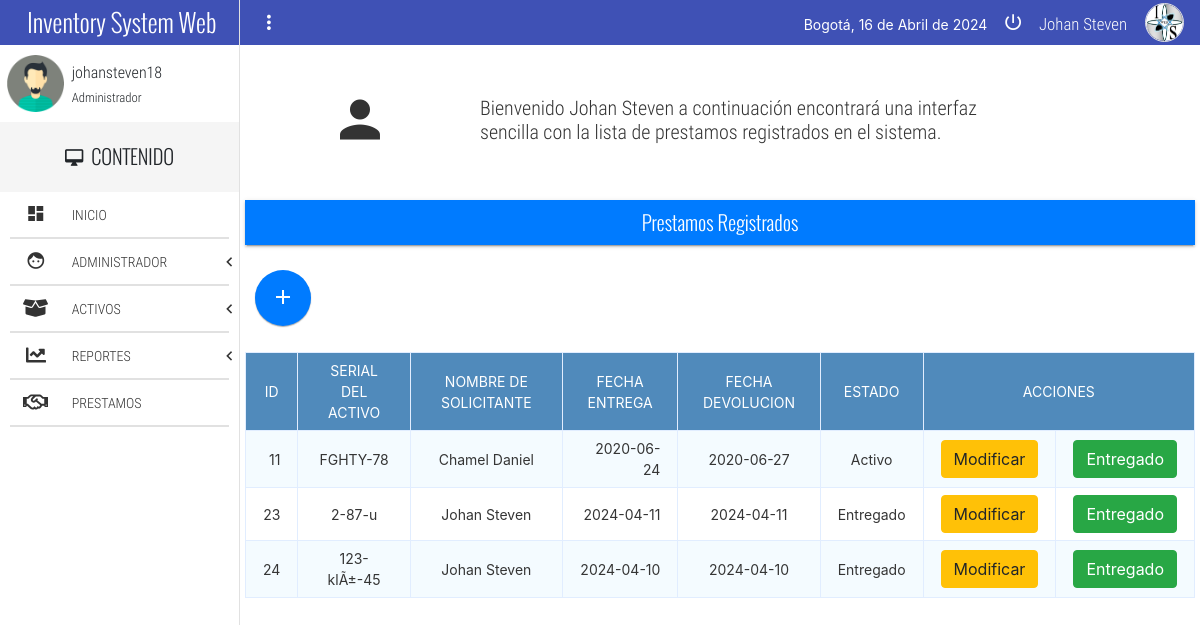
/ejecutar.php?c=Prestamos&a=indexP (signed in), run on the app's committed database.
### tables this page shows
CREATE TABLE `prestamo` (
  `idPrestamo` int NOT NULL,
  `Activos_idActivo` int NOT NULL,
  `Usuarios_idUsuario` int NOT NULL,
  `Fecha_Entrega` date DEFAULT NULL,
  `Fecha_Devolucion` date DEFAULT NULL,
  `Estado` int NOT NULL DEFAULT '1'
);

CREATE TABLE `activos` (
  `idActivo` int NOT NULL,
  `Nserial` varchar(250) NOT NULL,
  `Sede_idSede` int NOT NULL,
  `Proveedor_idProveedor` int NOT NULL,
  `Categoria_idcategoria` int NOT NULL,
  `Estado_idEstado` int NOT NULL,
  `NombreActivo` varchar(250) DEFAULT NULL,
  `Precio` float DEFAULT NULL,
  `Cantidad` int DEFAULT NULL,
  `Imagen` text,
  `Fecha_registro` date NOT NULL,
  `Ambiente` int NOT NULL
);

CREATE TABLE `usuarios` (
  `idUsuario` int NOT NULL COMMENT 'cambiotres',
  `Sede_idSede` int NOT NULL,
  `Rol_idRol` int NOT NULL,
  `TipoIdentificacion_idTipoIdentificacion` int NOT NULL,
  `Identificacion` int DEFAULT NULL,
  `Nombres` varchar(250) DEFAULT NULL,
  `Apellidos` varchar(250) DEFAULT NULL,
  `Direccion` varchar(250) DEFAULT NULL,
  `Telefono` varchar(250) DEFAULT NULL,
  `Correo` varchar(250) DEFAULT NULL,
  `Usuario` varchar(250) DEFAULT NULL,
  `Contrasena` varchar(250) DEFAULT NULL,
  `activacion` int DEFAULT '1',
  `token_password` varchar(100) DEFAULT NULL,
  `password_request` int DEFAULT '0',
  `Ambiente` int DEFAULT NULL,
  `Estado` int NOT NULL DEFAULT '1',
  `Fecha_registro` date NOT NULL
);

### controllers/Prestamos.php (called while the page is built, shortened)
<?php
class PrestamosController
{
	public function __construct()
	{
		require_once "models/PrestamosModel.php";
	}
	public function indexP()
	{
		$prestamos = new Prestamos_model();
		$data["titulo"] = "Prestamos";
		$data["prestamos"] = $prestamos->get_prestamos();
		require_once "views/prestamos/prestamos.php";
	}
}

### config/database.php (called while the page is built, shortened)
<?php
class Conectar
{
	public static function conexion()
	{
		$conexion = new mysqli("localhost", "root", "Johan12345*", "InventoryWeb");
		return $conexion;
	}
}

### models/PrestamosModel.php (called while the page is built, shortened)
<?php
class Prestamos_model
{
	private $db;
	private $prestamos;
	public function __construct()
	{
		$this->db = Conectar::conexion();
		$this->prestamos = array();
	}
	public function get_prestamos()
	{
		$sql = "SELECT idPrestamo,Nombres,Nserial,NombreActivo,Fecha_Entrega,Fecha_Devolucion, a.Estado FROM prestamo a INNER JOIN activos b ON a.Activos_idActivo = b.idActivo INNER JOIN usuarios c ON a.Usuarios_idUsuario = c.idUsuario ORDER BY idPrestamo ASC";
		$resultado = $this->db->query($sql);
		while ($row = $resultado->fetch_assoc()) {
			$this->prestamos[] = $row;
		}
		return $this->prestamos;
	}
}

### views/prestamos/prestamos.php (the view, shortened to what this page needs)
<!DOCTYPE html>
<html lang="es">
<head>
	<link rel="stylesheet" type="text/css" href="estilodelistas.css">
	<?php include 'assets/includes/scripts.php'; ?>
	<link rel="stylesheet" href="assets/css/bootstrap.min.css">
	<link rel="stylesheet" href="css/estilo.css">
</head>
<body>
	<div class="full-width navBar">
		<?php include 'assets/includes/barraprincipal.php';  ?>
	</div>
	<section class="full-width navLateral">
		<div class="full-width navLateral-bg btn-menu"></div>
		<?php include 'assets/includes/barralateral.php';  ?>
	</section>
	<section class="full-width pageContent">
		<section class="full-width header-well">
			<div class="full-width header-well-icon">
				<i class="zmdi zmdi-account"></i>
			</div>
			<div class="full-width header-well-text">
				<p class="text-condensedLight">
					Bienvenido <?php echo $_SESSION['usuari']; ?> a continuación encontrará una interfaz <br>
					sencilla con la lista de prestamos registrados en el sistema.
				</p>
			</div>
		</section>
		<section class="full-width text-center" style="padding: 5px;">
			<div class="full-width panel mdl-shadow--2dp">
				<div class="full-width panel-tittle bg-primary text-center tittles">
					Prestamos Registrados
				</div>
			</div>
			<p class="text-left">
				<a href="ejecutar.php?c=Prestamos&a=nuevoP" class="btn-agregar">
					<button class="mdl-button mdl-js-button mdl-button--fab mdl-js-ripple-effect mdl-button--colored bg-primary" id="btn-adAdmin">
						<i class="zmdi zmdi-plus"></i>
					</button>
				</a>
			</p>
			<div class="table-responsive">
				<table class="tabla_datos col-md-12" style="padding-left:10px">
					<thead>
						<tr id='titulo'>
							<td>ID</td>
							<td>Serial del Activo</td>
							<td>Nombre de Solicitante</td>
							<td>Fecha Entrega</td>
							<td>Fecha Devolucion</td>
							<td>Estado</td>
							<td colspan="2">Acciones</td>
						</tr>
					</thead>
					<tbody>
						<?php foreach ($data["prestamos"] as $dato) {
							if ($dato["Estado"] == 1) {
								$txt_estado = 'Activo';
							}
							if ($dato["Estado"] == 0) {
								$txt_estado = 'Entregado';
							}
							echo "<tr>";
							echo "<td>" . $dato["idPrestamo"] . "</td>";
							echo "<td>" . $dato["Nserial"] . "</td>";
							echo "<td>" . $dato["Nombres"] . "</td>";
							echo "<td>" . $dato["Fecha_Entrega"] . "</td>";
							echo "<td>" . $dato["Fecha_Devolucion"] . "</td>";
							echo "<td>" . $txt_estado . "</td>";
							echo "<td><a href='ejecutar.php?c=Prestamos&a=modificarP&id=" . $dato["idPrestamo"] . "' class='btn btn-warning'>Modificar</a></td>";
							echo "<td><a href='ejecutar.php?c=Prestamos&a=eliminarP&id=" . $dato["idPrestamo"] . "' class='btn btn-success'>Entregado</a></td>";
							echo "</tr>";
						}
						?>
					</tbody>
				</table>
			</div>
		</section>
	</section>
</body>
</html>

### css/estilodelistas.css (style rules this page uses)
table { border-collapse: collapse; font-size: 9.9pt; width: 50%; padding: 10px; }
table td { padding: 10px; }
table tr:nth-child(odd) { background: gray; }
#btn-adAdmin { padding: 10px; margin-left: 10px; margin-block-start: 25px; margin-block-end: 10px; position: relative; }

### css/main.css (style rules this page uses)
html, body { width: 100%; height: 100%; margin: 0; padding: 0; font-size: 16px; font-family: "RobotoRegular"; position: relative; background-color: #fff; }
.text-condensedLight { font-family: "RobotoCondensedLight"; }
.text-center { text-align: center; }
.tittles { font-family: "OswaldLight"; }
.full-width { margin: 0; padding: 0; width: 100%; box-sizing: border-box; }
.table-responsive { width: 100%; overflow-x: scroll; position: relative; }
.panel { height: auto; }
.panel-tittle { height: 45px; display: block; line-height: 45px; color: #fff; font-size: 20px; }
.header-well, .header-well-icon, .header-well-text { min-height: 150px; height: auto; }
.header-well { position: relative; }
.header-well-icon, .header-well-text { position: absolute; top: 0; color: #333; }
.header-well-icon { left: 0; width: 25%; }
.header-well-icon i, .header-well-text p { position: absolute; top: 50%; display: block; width: 100%; transform: translateY(-50%); }
.header-well-icon i { text-align: center; font-size: 60px; }
.header-well-text { right: 0; width: 75%; }
.header-well-text p { font-size: 20px; margin: 0; padding: 0; }
.bg-primary { background-color: #2e6da4 !important; }
.navBar { background-color: #3F51B5; height: 45px; position: absolute; top: 0; left: 0; z-index: 79; color: #fff; }
.navLateral, .pageContent, .navLateral-body, .navLateral-bg { position: absolute; top: 0; height: 100%; }
.navLateral { left: 0; width: 20%; z-index: 80; border-right: 1px solid #E1E1E1; transition: all .3s ease-in-out; }
.pageContent { padding-top: 45px; right: 0; width: 80%; z-index: 77; background-color: #fff; transition: all .3s ease-in-out; }

### css/estilo.css (style rules this page uses)
.tabla_datos { border-collapse: collapse; font-size: 14px; min-width: 537px; }
.tabla_datos th, .tabla_datos td { border: 1px solid #e1edff; padding: 7px 17px; }
#titulo { background-color: #508abb; color: #FFFFFF; border-color: #6ea1cc !important; text-transform: uppercase; }
.tabla_datos tbody td { color: #353535; }
.tabla_datos tbody td:first-child, .tabla_datos tbody td:nth-child(4), .tabla_datos tbody td:last-child { text-align: right; }
.tabla_datos tbody tr:nth-child(odd) td { background-color: #f4fbff; }

### data on the page
prestamo: idPrestamo "11", Activos_idActivo.Nserial "FGHTY-78", Usuarios_idUsuario.Nombres "Chamel Daniel", Fecha_Entrega "2020-06-24", Fecha_Devolucion "2020-06-27", Estado "Activo"
prestamo: idPrestamo "23", Activos_idActivo.Nserial "2-87-u", Usuarios_idUsuario.Nombres "Johan Steven", Fecha_Entrega "2024-04-11", Fecha_Devolucion "2024-04-11", Estado "Entregado"
prestamo: idPrestamo "24", Activos_idActivo.Nserial "123-klÃ±-45", Usuarios_idUsuario.Nombres "Johan Steven", Fecha_Entrega "2024-04-10", Fecha_Devolucion "2024-04-10", Estado "Entregado"

### other printed values
fechaC() "16 de Abril de 2024"
$_SESSION['usuari'] "Johan Steven"
$_SESSION['nom'] "johansteven18"
$_SESSION['rol'] "Administrador"
